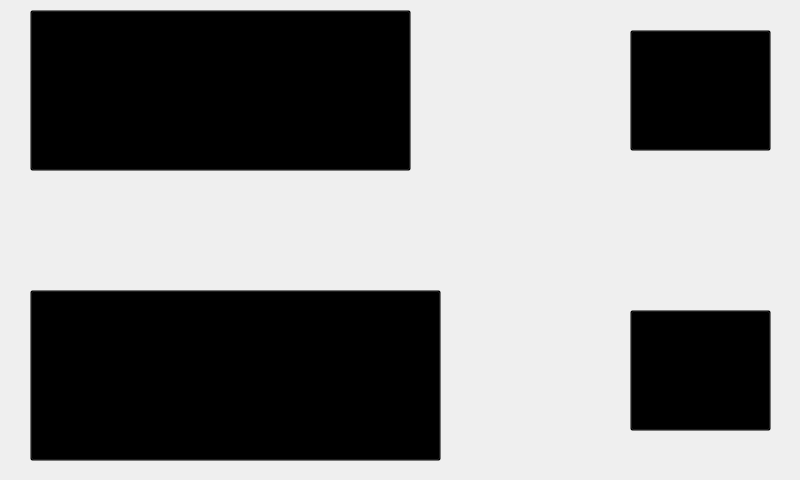
<?xml version="1.0" encoding="UTF-8"?>
<ui version="4.0">
 <class>MouseWindow</class>
 <widget class="QMainWindow" name="MouseWindow">
  <property name="geometry">
   <rect>
    <x>0</x>
    <y>0</y>
    <width>800</width>
    <height>480</height>
   </rect>
  </property>
  <property name="windowTitle">
   <string>MaeRemote</string>
  </property>
  <property name="windowIcon">
   <iconset>
    <normaloff>logo.png</normaloff>logo.png</iconset>
  </property>
  <property name="styleSheet">
   <string notr="true">background-image: url(mouseui.png);</string>
  </property>
  <widget class="QWidget" name="centralWidget">
   <property name="styleSheet">
    <string notr="true">background-image: url(mouseui.png);
background-color: transparent;</string>
   </property>
   <widget class="QPushButton" name="rightMouseButton">
    <property name="geometry">
     <rect>
      <x>30</x>
      <y>10</y>
      <width>381</width>
      <height>161</height>
     </rect>
    </property>
    <property name="focusPolicy">
     <enum>Qt::NoFocus</enum>
    </property>
    <property name="whatsThis">
     <string>Right click button....</string>
    </property>
    <property name="styleSheet">
     <string notr="true">background-image: url(nopic.png);
background-color: transparent;</string>
    </property>
    <property name="text">
     <string>right button</string>
    </property>
   </widget>
   <widget class="QPushButton" name="leftMouseButton">
    <property name="geometry">
     <rect>
      <x>30</x>
      <y>290</y>
      <width>411</width>
      <height>171</height>
     </rect>
    </property>
    <property name="focusPolicy">
     <enum>Qt::NoFocus</enum>
    </property>
    <property name="whatsThis">
     <string>Left click button...</string>
    </property>
    <property name="autoFillBackground">
     <bool>false</bool>
    </property>
    <property name="styleSheet">
     <string notr="true">background-image: url(nopic.png);
background-color: transparent;</string>
    </property>
    <property name="text">
     <string>left button</string>
    </property>
   </widget>
   <widget class="QPushButton" name="lockButton">
    <property name="geometry">
     <rect>
      <x>630</x>
      <y>310</y>
      <width>141</width>
      <height>121</height>
     </rect>
    </property>
    <property name="focusPolicy">
     <enum>Qt::NoFocus</enum>
    </property>
    <property name="styleSheet">
     <string notr="true">background-image: url(nopic.png);
background-color: transparent;</string>
    </property>
    <property name="text">
     <string/>
    </property>
    <property name="icon">
     <iconset>
      <normalon>freeze.png</normalon>
     </iconset>
    </property>
    <property name="iconSize">
     <size>
      <width>110</width>
      <height>110</height>
     </size>
    </property>
   </widget>
   <widget class="QPushButton" name="toggleButton">
    <property name="geometry">
     <rect>
      <x>630</x>
      <y>30</y>
      <width>141</width>
      <height>121</height>
     </rect>
    </property>
    <property name="focusPolicy">
     <enum>Qt::NoFocus</enum>
    </property>
    <property name="styleSheet">
     <string notr="true">background-image: url(nopic.png);
background-color: transparent;</string>
    </property>
    <property name="text">
     <string/>
    </property>
    <property name="icon">
     <iconset>
      <normalon>openlock_small.png</normalon>
     </iconset>
    </property>
    <property name="iconSize">
     <size>
      <width>100</width>
      <height>100</height>
     </size>
    </property>
   </widget>
   <widget class="QFrame" name="scrollFrame">
    <property name="geometry">
     <rect>
      <x>50</x>
      <y>180</y>
      <width>461</width>
      <height>101</height>
     </rect>
    </property>
    <property name="whatsThis">
     <string>Scroll bar and middle click button...</string>
    </property>
    <property name="styleSheet">
     <string notr="true">background-image: url(nopic.png);
background-color: transparent;</string>
    </property>
    <property name="frameShape">
     <enum>QFrame::StyledPanel</enum>
    </property>
    <property name="frameShadow">
     <enum>QFrame::Raised</enum>
    </property>
   </widget>
  </widget>
 </widget>
 <layoutdefault spacing="6" margin="11"/>
 <resources/>
 <connections>
  <connection>
   <sender>leftMouseButton</sender>
   <signal>clicked()</signal>
   <receiver>MouseWindow</receiver>
   <slot>leftMouseButtonClicked()</slot>
   <hints>
    <hint type="sourcelabel">
     <x>246</x>
     <y>375</y>
    </hint>
    <hint type="destinationlabel">
     <x>430</x>
     <y>369</y>
    </hint>
   </hints>
  </connection>
  <connection>
   <sender>toggleButton</sender>
   <signal>clicked()</signal>
   <receiver>MouseWindow</receiver>
   <slot>toggleButtonClicked()</slot>
   <hints>
    <hint type="sourcelabel">
     <x>695</x>
     <y>112</y>
    </hint>
    <hint type="destinationlabel">
     <x>534</x>
     <y>117</y>
    </hint>
   </hints>
  </connection>
  <connection>
   <sender>lockButton</sender>
   <signal>pressed()</signal>
   <receiver>MouseWindow</receiver>
   <slot>lockButtonPressed()</slot>
   <hints>
    <hint type="sourcelabel">
     <x>682</x>
     <y>370</y>
    </hint>
    <hint type="destinationlabel">
     <x>569</x>
     <y>308</y>
    </hint>
   </hints>
  </connection>
  <connection>
   <sender>lockButton</sender>
   <signal>released()</signal>
   <receiver>MouseWindow</receiver>
   <slot>lockButtonReleased()</slot>
   <hints>
    <hint type="sourcelabel">
     <x>684</x>
     <y>428</y>
    </hint>
    <hint type="destinationlabel">
     <x>540</x>
     <y>413</y>
    </hint>
   </hints>
  </connection>
 </connections>
 <slots>
  <slot>rightMouseButtonClicked()</slot>
  <slot>leftMouseButtonClicked()</slot>
  <slot>toggleButtonClicked()</slot>
  <slot>lockButtonPressed()</slot>
  <slot>lockButtonReleased()</slot>
 </slots>
</ui>
